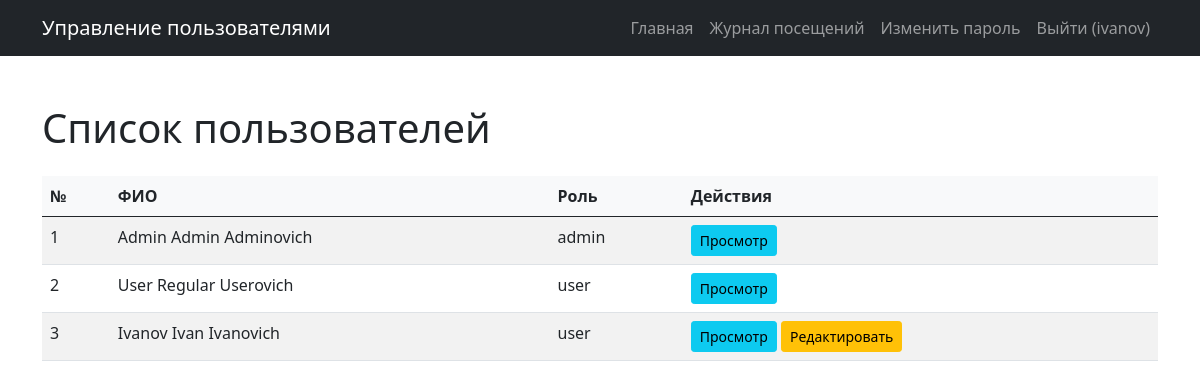
Screenshot of / (signed in) with the database file from the repository.
### tables this page shows
CREATE TABLE users (
            id INTEGER PRIMARY KEY AUTOINCREMENT,
            login TEXT NOT NULL UNIQUE,
            password_hash TEXT NOT NULL,
            last_name TEXT,
            first_name TEXT NOT NULL,
            middle_name TEXT,
            role_id INTEGER,
            created_at TIMESTAMP DEFAULT CURRENT_TIMESTAMP,
            FOREIGN KEY (role_id) REFERENCES roles (id)
        );

CREATE TABLE roles (
            id INTEGER PRIMARY KEY AUTOINCREMENT,
            name TEXT NOT NULL UNIQUE,
            description TEXT
        );

### app.py (the view)
@app.route('/')
def index():
    users = models.get_all_users()
    return render_template('index.html', users=users)

### app.py (called while the page is built)
@login_manager.user_loader
def load_user(user_id):
    user_data = models.get_user_by_id(user_id)
    if user_data:
        return User(user_data)
    return None

@app.before_request
def log_visit():
    if request.endpoint and not request.endpoint.startswith('static'):
        path = request.path
        user_id = current_user.id if current_user.is_authenticated else None
        models.add_visit_log(path, user_id)

@app.context_processor
def utility_processor():
    user_data = None
    user_role = None
    if current_user.is_authenticated:
        user_data = models.get_user_by_id(current_user.id)
        user_role = user_data['role_name'] if user_data else None
    return {
        'is_authenticated': current_user.is_authenticated,
        'user_role': user_role,
        'current_user_id': current_user.id if current_user.is_authenticated else None
    }

### models.py (called while the page is built)
def get_db():
    conn = sqlite3.connect(DATABASE)
    conn.row_factory = sqlite3.Row
    return conn

def get_user_by_id(user_id):
    conn = get_db()
    user = conn.execute('''
        SELECT u.*, r.name as role_name, r.description as role_description
        FROM users u
        LEFT JOIN roles r ON u.role_id = r.id
        WHERE u.id = ?
    ''', (user_id,)).fetchone()
    conn.close()
    return user

def get_all_users():
    conn = get_db()
    users = conn.execute('''
        SELECT u.*, r.name as role_name
        FROM users u
        LEFT JOIN roles r ON u.role_id = r.id
        ORDER BY u.id
    ''').fetchall()
    conn.close()
    return users

def add_visit_log(path, user_id):
    conn = get_db()
    cursor = conn.cursor()
    try:
        cursor.execute('''
            INSERT INTO visit_logs (path, user_id)
            VALUES (?, ?)
        ''', (path, user_id))
        conn.commit()
        return True, None
    except Exception as e:
        return False, str(e)
    finally:
        conn.close()

### templates/index.html (shortened to what this page needs)
{% extends 'base.html' %}
{% block content %}
<h1 class="my-4">Список пользователей</h1>
<div class="table-responsive">
    <table class="table table-striped table-hover">
        <thead>
            <tr>
                <th>№</th>
                <th>ФИО</th>
                <th>Роль</th>
                <th>Действия</th>
            </tr>
        </thead>
        <tbody>
            {% for user in users %}
            <tr>
                <td>{{ loop.index }}</td>
                <td>
                    {{ user.last_name or '' }} {{ user.first_name }} {{ user.middle_name or '' }}
                </td>
                <td>{{ user.role_name or 'Не назначена' }}</td>
                <td>
                    <a href="{{ url_for('user_view', user_id=user.id) }}" class="btn btn-sm btn-info">Просмотр</a>
                    {% if is_authenticated %}
                        {% if user_role == 'admin' or current_user_id == user.id %}
                            <a href="{{ url_for('user_edit', user_id=user.id) }}" class="btn btn-sm btn-warning">Редактировать</a>
                        {% endif %}
                    {% endif %}
                </td>
            </tr>
            {% endfor %}
        </tbody>
    </table>
</div>
{% endblock %}

### templates/base.html (shortened to what this page needs)
<!DOCTYPE html>
<html lang="ru">
<head>
    <link href="https://cdn.jsdelivr.net/npm/bootstrap@5.0.2/dist/css/bootstrap.min.css" rel="stylesheet">
    <link rel="stylesheet" href="{{ url_for('static', filename='styles.css') }}">
</head>
<body>
    <nav class="navbar navbar-expand-lg navbar-dark bg-dark">
        <div class="container">
            <a class="navbar-brand" href="{{ url_for('index') }}">Управление пользователями</a>
            <div class="collapse navbar-collapse">
                <ul class="navbar-nav ms-auto">
                    <li class="nav-item"><a class="nav-link" href="{{ url_for('index') }}">Главная</a></li>
                    {% if is_authenticated %}
                        <li class="nav-item"><a class="nav-link" href="{{ url_for('reports.visit_logs') }}">Журнал посещений</a></li>
                        <li class="nav-item"><a class="nav-link" href="{{ url_for('change_password') }}">Изменить пароль</a></li>
                        <li class="nav-item"><a class="nav-link" href="{{ url_for('logout') }}">Выйти ({{ current_user.login }})</a></li>
                    {% else %}
                        <li class="nav-item"><a class="nav-link" href="{{ url_for('login') }}">Войти</a></li>
                    {% endif %}
                </ul>
            </div>
        </div>
    </nav>
    <main class="container my-4">
        {% block content %}{% endblock %}
    </main>
</body>
</html>

### static/styles.css (style rules this page uses)
body { min-height: 100vh; display: flex; flex-direction: column; }
.table th { background-color: #f8f9fa; }

### rows the page displays
users: login "ivanov", last_name "Ivanov", first_name "Ivan", middle_name "Ivanovich", name "user"
users: last_name "Admin", first_name "Admin", middle_name "Adminovich", name "admin"
users: last_name "User", first_name "Regular", middle_name "Userovich", name "user"
